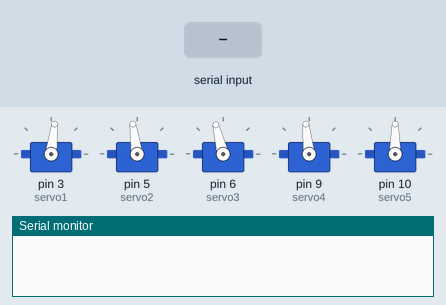
Simulated run of this sketch. Board: Arduino Uno, built with avr-gcc and run on an emulated ATmega328P. Shown: 5 × servo, the last lines printed to the serial monitor. The test bench sets the inputs (shaded band).

Above: at 1.2 s.
1.3 s: "S90\n" received over Serial
At 1.67 s:
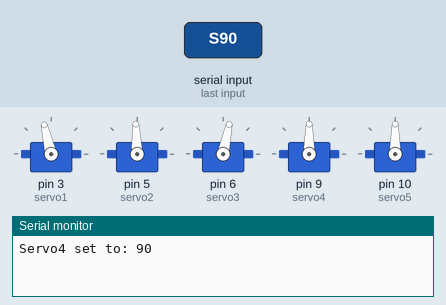
4.3 s: "R90\n" received over Serial
7.3 s: "W90\n" received over Serial
At 7.67 s:
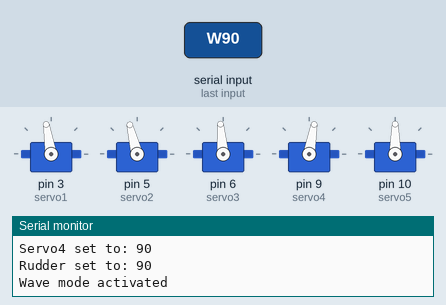
10.3 s: "S,45\n" received over Serial
13.3 s: "R,45\n" received over Serial
At 13.69 s:
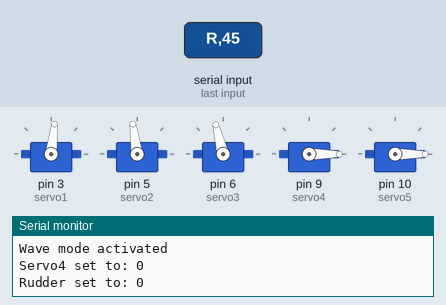
16.3 s: "W,45\n" received over Serial
At 16.69 s:
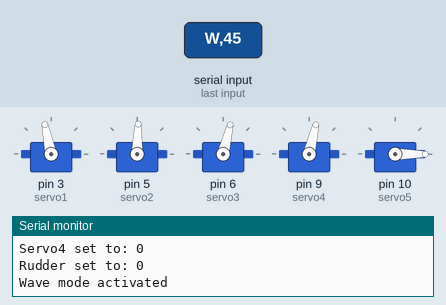
Timing chart, 0 to 22.2 s (numbered marks = the images above; inputs shaded):
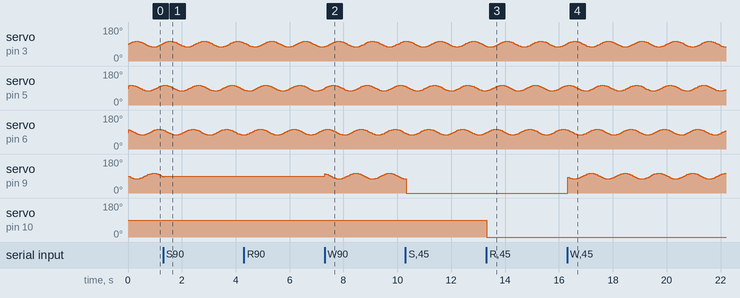

The sketch:

arduino.ino
```cpp
#include <Servo.h>
#include <math.h>

// Create servo objects
Servo servo1;
Servo servo2;
Servo servo3;
Servo servo4;
Servo servo5;  // New rudder servo

// === USER-TUNABLE PARAMETERS ===
const float amplitude = 15.0;        // Degrees (0-90 is safe range for most servos)
const float frequency = 0.8;         // Hz (cycles per second)
const float phaseShiftDeg = 60.0;    // Degrees phase shift between servos

// === INTERNAL SETTINGS ===
const float centerPos = 90.0;        // Center position (neutral angle)
const unsigned long updateDelay = 20; // ms between updates
const float pi = 3.14159265;

// Timer variable
unsigned long previousMillis = 0;
float timeSeconds = 0.0;

// Flag to control default wave vs serial input mode
bool useSerialControl = false;
int servo4Target = 90;  // Default position for servo4 when using serial
int rudderPosition = 90; // Default center position for rudder (servo5)

void setup() {
  // Initialize serial communication
  Serial.begin(9600);

  // Attach servos to pins
  servo1.attach(3);
  servo2.attach(5);
  servo3.attach(6);
  servo4.attach(9);  // Part of swimming motion
  servo5.attach(10); // Rudder for steering

  // Initialize rudder to center position
  servo5.write(rudderPosition);
}

void loop() {
  // Check for serial commands
  if (Serial.available() > 0) {
    String input = Serial.readStringUntil('\n');

    // Parse the command
    if (input.startsWith("S")) {
      // Manual servo4 control (S90 sets to 90 degrees)
      servo4Target = input.substring(1).toInt();

      // Constrain to valid range
      servo4Target = constrain(servo4Target, 0, 180);

      // Switch to serial control mode
      useSerialControl = true;

      // Acknowledge receipt
      Serial.print("Servo4 set to: ");
      Serial.println(servo4Target);
    }
    else if (input.startsWith("R")) {
      // Rudder control (R90 sets rudder to 90 degrees - center position)
      rudderPosition = input.substring(1).toInt();

      // Constrain to valid range
      rudderPosition = constrain(rudderPosition, 0, 180);

      // Set the rudder position
      servo5.write(rudderPosition);

      // Acknowledge receipt
      Serial.print("Rudder set to: ");
      Serial.println(rudderPosition);
    }
    else if (input.startsWith("W")) {
      // Switch back to wave mode
      useSerialControl = false;
      Serial.println("Wave mode activated");
    }
  }

  unsigned long currentMillis = millis();

  if (currentMillis - previousMillis >= updateDelay) {
    previousMillis = currentMillis;

    // Time in seconds
    timeSeconds += updateDelay / 1000.0;

    // Convert phase shift to radians
    float phaseShiftRad = radians(phaseShiftDeg);

    // Angular frequency
    float omega = 2 * pi * frequency;

    // Calculate target angles
    float angle1 = centerPos + amplitude * sin(omega * timeSeconds);
    float angle2 = centerPos + amplitude * sin(omega * timeSeconds + phaseShiftRad);
    float angle3 = centerPos + amplitude * sin(omega * timeSeconds + 2 * phaseShiftRad);

    // Servo4 either follows wave pattern or uses serial input
    float angle4;
    if (useSerialControl) {
      angle4 = servo4Target;  // Use the target set by serial
    } else {
      angle4 = centerPos + amplitude * sin(omega * timeSeconds + 3 * phaseShiftRad);
    }

    // Write angles to swimming servos
    servo1.write((int)angle1);
    servo2.write((int)angle2);
    servo3.write((int)angle3);
    servo4.write((int)angle4);

    // Note: We don't need to set servo5 here as it's set when a command is received
  }
}
```

Measured:
- after the input at 13.3 s, servo on pin 10 (servo5): 90° → 0° at once
